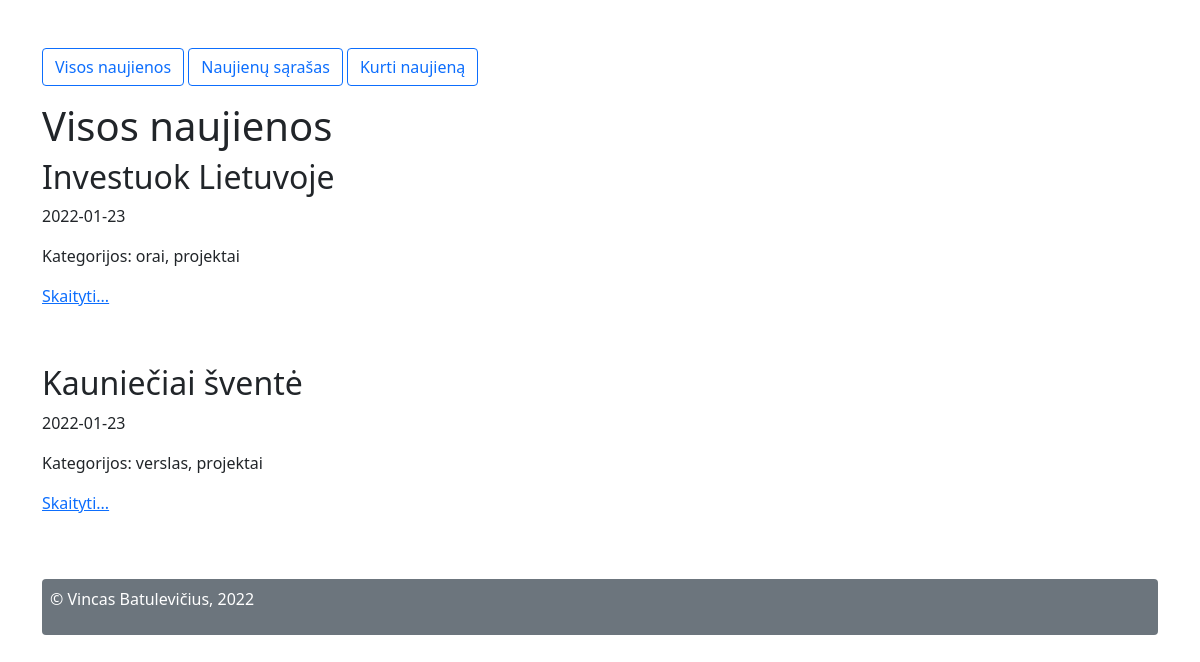
The page / on the database its author committed.
### tables this page shows
CREATE TABLE `naujienos` (
  `id` int NOT NULL,
  `pavadinimas` varchar(500) NOT NULL,
  `turinys` text NOT NULL,
  `data` date NOT NULL
);

### index.php (the view, shortened to what this page needs)
<!DOCTYPE html>
<html>
<head>
<link href="https://cdn.jsdelivr.net/npm/bootstrap@5.1.3/dist/css/bootstrap.min.css" rel="stylesheet">
</head>
<body>
<div class="container pt-5">
<p><a href='index.php' class='btn btn-outline-primary'>Visos naujienos</a>
<a href='naujienu_sarasas.php' class='btn btn-outline-primary'>Naujienų sąrašas</a>
<a href='nauja_naujiena.php' class='btn btn-outline-primary'>Kurti naujieną</a><p>
<h1>Visos naujienos</h1>
<?php
include 'db.php';
$conn = new mysqli($servername, $username, $password, $dbname);
$sql = "SELECT * FROM naujienos";
$result = $conn->query($sql);
if ($result->num_rows > 0) {
  while($row = $result->fetch_assoc()) {
   echo " <h2>" . $row["pavadinimas"]."</h2>";
   echo "<p>" .$row["data"] . "</p> ";
   echo "<p>Kategorijos: " ;
    $nid =  $row["id"];
    $kat_sql = "SELECT kategorija FROM kategorijos, naujienu_kategorijos WHERE  naujienu_kategorijos.katID =  kategorijos.id AND naujID =  $nid";
  $res = $conn->query($kat_sql);
    if ($res->num_rows > 0) {
  $kats = "";
  while($rw = $res->fetch_assoc()) {
  $kats = $kats . $rw["kategorija"] . ", ";
  }
  $kats = rtrim($kats, ", ");
  echo   $kats  . "</p>" ;
  echo  "<p><a href='naujiena.php?nid=$nid'>Skaityti...</a>".  "<p><br>";
 }
  }
} else {
  echo "Naujienų nėra";
}
?>
<div class="mt-4 p-2 bg-secondary text-white rounded">
   <p>&copy; Vincas Batulevičius, 2022</p>
</div>
</div>
</body>
</html>

### rows shown on the page
naujienos: pavadinimas "Investuok Lietuvoje", data "2022-01-23", kats "orai, projektai"
naujienos: pavadinimas "Kauniečiai šventė", data "2022-01-23", kats "verslas, projektai"
